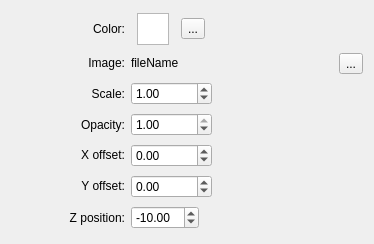
     <widget class="QWidget" name="pageBackground">
      <property name="geometry">
       <rect>
        <x>0</x>
        <y>0</y>
        <width>374</width>
        <height>244</height>
       </rect>
      </property>
      <property name="sizePolicy">
       <sizepolicy hsizetype="Preferred" vsizetype="Fixed">
        <horstretch>0</horstretch>
        <verstretch>0</verstretch>
       </sizepolicy>
      </property>
      <property name="autoFillBackground">
       <bool>true</bool>
      </property>
      <attribute name="label">
       <string>Background</string>
      </attribute>
      <layout class="QGridLayout" name="gridLayout_7">
       <item row="5" column="0">
        <widget class="QLabel" name="label_23">
         <property name="sizePolicy">
          <sizepolicy hsizetype="Expanding" vsizetype="Fixed">
           <horstretch>0</horstretch>
           <verstretch>0</verstretch>
          </sizepolicy>
         </property>
         <property name="text">
          <string>Y offset:</string>
         </property>
         <property name="alignment">
          <set>Qt::AlignRight|Qt::AlignTrailing|Qt::AlignVCenter</set>
         </property>
        </widget>
       </item>
       <item row="5" column="1">
        <widget class="QDoubleSpinBox" name="spinBackY">
         <property name="sizePolicy">
          <sizepolicy hsizetype="Fixed" vsizetype="Fixed">
           <horstretch>0</horstretch>
           <verstretch>0</verstretch>
          </sizepolicy>
         </property>
         <property name="minimum">
          <double>-10000.000000000000000</double>
         </property>
         <property name="maximum">
          <double>10000.000000000000000</double>
         </property>
        </widget>
       </item>
       <item row="6" column="2">
        <spacer name="horizontalSpacer_2">
         <property name="orientation">
          <enum>Qt::Horizontal</enum>
         </property>
         <property name="sizeType">
          <enum>QSizePolicy::Preferred</enum>
         </property>
         <property name="sizeHint" stdset="0">
          <size>
           <width>145</width>
           <height>20</height>
          </size>
         </property>
        </spacer>
       </item>
       <item row="4" column="2">
        <spacer name="horizontalSpacer_3">
         <property name="orientation">
          <enum>Qt::Horizontal</enum>
         </property>
         <property name="sizeType">
          <enum>QSizePolicy::Preferred</enum>
         </property>
         <property name="sizeHint" stdset="0">
          <size>
           <width>145</width>
           <height>20</height>
          </size>
         </property>
        </spacer>
       </item>
       <item row="6" column="0">
        <widget class="QLabel" name="label_6">
         <property name="sizePolicy">
          <sizepolicy hsizetype="Expanding" vsizetype="Preferred">
           <horstretch>0</horstretch>
           <verstretch>0</verstretch>
          </sizepolicy>
         </property>
         <property name="text">
          <string>Z position:</string>
         </property>
         <property name="alignment">
          <set>Qt::AlignRight|Qt::AlignTrailing|Qt::AlignVCenter</set>
         </property>
        </widget>
       </item>
       <item row="4" column="0">
        <widget class="QLabel" name="label_24">
         <property name="sizePolicy">
          <sizepolicy hsizetype="Expanding" vsizetype="Fixed">
           <horstretch>0</horstretch>
           <verstretch>0</verstretch>
          </sizepolicy>
         </property>
         <property name="text">
          <string>X offset:</string>
         </property>
         <property name="alignment">
          <set>Qt::AlignRight|Qt::AlignTrailing|Qt::AlignVCenter</set>
         </property>
        </widget>
       </item>
       <item row="1" column="1" colspan="2">
        <layout class="QGridLayout" name="gridLayout_6">
         <item row="0" column="2">
          <widget class="QToolButton" name="buttonBackImage">
           <property name="text">
            <string>...</string>
           </property>
          </widget>
         </item>
         <item row="0" column="1">
          <widget class="QLabel" name="labelBackFile">
           <property name="sizePolicy">
            <sizepolicy hsizetype="Preferred" vsizetype="Fixed">
             <horstretch>0</horstretch>
             <verstretch>0</verstretch>
            </sizepolicy>
           </property>
           <property name="text">
            <string>fileName</string>
           </property>
          </widget>
         </item>
        </layout>
       </item>
       <item row="1" column="0">
        <widget class="QLabel" name="label_14">
         <property name="sizePolicy">
          <sizepolicy hsizetype="Expanding" vsizetype="Fixed">
           <horstretch>0</horstretch>
           <verstretch>0</verstretch>
          </sizepolicy>
         </property>
         <property name="text">
          <string>Image:</string>
         </property>
         <property name="alignment">
          <set>Qt::AlignRight|Qt::AlignTrailing|Qt::AlignVCenter</set>
         </property>
        </widget>
       </item>
       <item row="3" column="1">
        <widget class="QDoubleSpinBox" name="spinBackOpacity">
         <property name="sizePolicy">
          <sizepolicy hsizetype="Preferred" vsizetype="Fixed">
           <horstretch>0</horstretch>
           <verstretch>0</verstretch>
          </sizepolicy>
         </property>
         <property name="minimum">
          <double>0.010000000000000</double>
         </property>
         <property name="maximum">
          <double>1.000000000000000</double>
         </property>
         <property name="singleStep">
          <double>0.010000000000000</double>
         </property>
         <property name="value">
          <double>1.000000000000000</double>
         </property>
        </widget>
       </item>
       <item row="0" column="0">
        <widget class="QLabel" name="label_5">
         <property name="sizePolicy">
          <sizepolicy hsizetype="Expanding" vsizetype="Fixed">
           <horstretch>0</horstretch>
           <verstretch>0</verstretch>
          </sizepolicy>
         </property>
         <property name="text">
          <string>Color:</string>
         </property>
         <property name="alignment">
          <set>Qt::AlignRight|Qt::AlignTrailing|Qt::AlignVCenter</set>
         </property>
        </widget>
       </item>
       <item row="2" column="1">
        <widget class="QDoubleSpinBox" name="spinBackScale">
         <property name="sizePolicy">
          <sizepolicy hsizetype="Preferred" vsizetype="Fixed">
           <horstretch>0</horstretch>
           <verstretch>0</verstretch>
          </sizepolicy>
         </property>
         <property name="minimum">
          <double>0.010000000000000</double>
         </property>
         <property name="maximum">
          <double>100.000000000000000</double>
         </property>
         <property name="value">
          <double>1.000000000000000</double>
         </property>
        </widget>
       </item>
       <item row="2" column="0">
        <widget class="QLabel" name="labelBackgroundScale">
         <property name="sizePolicy">
          <sizepolicy hsizetype="Expanding" vsizetype="Preferred">
           <horstretch>0</horstretch>
           <verstretch>0</verstretch>
          </sizepolicy>
         </property>
         <property name="text">
          <string>Scale:</string>
         </property>
         <property name="alignment">
          <set>Qt::AlignRight|Qt::AlignTrailing|Qt::AlignVCenter</set>
         </property>
        </widget>
       </item>
       <item row="6" column="1">
        <widget class="QDoubleSpinBox" name="spinBackZ">
         <property name="sizePolicy">
          <sizepolicy hsizetype="Fixed" vsizetype="Fixed">
           <horstretch>0</horstretch>
           <verstretch>0</verstretch>
          </sizepolicy>
         </property>
         <property name="minimum">
          <double>-100.000000000000000</double>
         </property>
         <property name="maximum">
          <double>100.000000000000000</double>
         </property>
         <property name="value">
          <double>-10.000000000000000</double>
         </property>
        </widget>
       </item>
       <item row="3" column="0">
        <widget class="QLabel" name="label_7">
         <property name="sizePolicy">
          <sizepolicy hsizetype="Expanding" vsizetype="Preferred">
           <horstretch>0</horstretch>
           <verstretch>0</verstretch>
          </sizepolicy>
         </property>
         <property name="text">
          <string>Opacity:</string>
         </property>
         <property name="alignment">
          <set>Qt::AlignRight|Qt::AlignTrailing|Qt::AlignVCenter</set>
         </property>
        </widget>
       </item>
       <item row="4" column="1">
        <widget class="QDoubleSpinBox" name="spinBackX">
         <property name="sizePolicy">
          <sizepolicy hsizetype="Preferred" vsizetype="Fixed">
           <horstretch>0</horstretch>
           <verstretch>0</verstretch>
          </sizepolicy>
         </property>
         <property name="minimum">
          <double>-10000.000000000000000</double>
         </property>
         <property name="maximum">
          <double>10000.000000000000000</double>
         </property>
        </widget>
       </item>
       <item row="0" column="1">
        <layout class="QGridLayout" name="gridLayout_3">
         <item row="0" column="0">
          <widget class="QGraphicsView" name="imageBackColor">
           <property name="sizePolicy">
            <sizepolicy hsizetype="Fixed" vsizetype="Fixed">
             <horstretch>0</horstretch>
             <verstretch>0</verstretch>
            </sizepolicy>
           </property>
           <property name="maximumSize">
            <size>
             <width>32</width>
             <height>32</height>
            </size>
           </property>
           <property name="frameShadow">
            <enum>QFrame::Sunken</enum>
           </property>
           <property name="verticalScrollBarPolicy">
            <enum>Qt::ScrollBarAlwaysOff</enum>
           </property>
           <property name="horizontalScrollBarPolicy">
            <enum>Qt::ScrollBarAlwaysOff</enum>
           </property>
          </widget>
         </item>
         <item row="0" column="1">
          <widget class="QToolButton" name="buttonBackColor">
           <property name="text">
            <string>...</string>
           </property>
          </widget>
         </item>
        </layout>
       </item>
      </layout>
     </widget>
